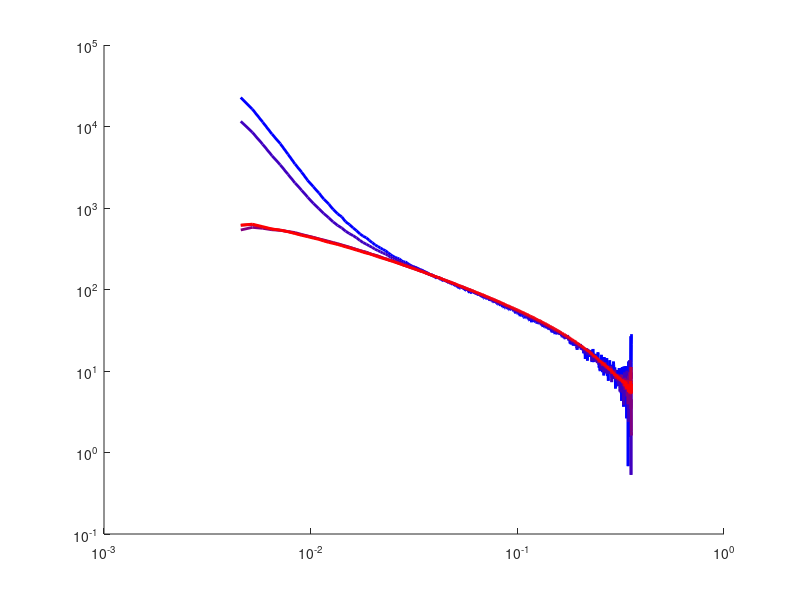

This figure's MATLAB source: (Note: this script raises an error after producing the figure.)
clear;
% 
% %%%%%%%%% initializing %%%%%%%%%
% addpath('functions')
% addpath(genpath('chainstats'))
% addpath('mkfigures')
% addpath('misc')
% 
% %%%%%%%%% inputs %%%%%%%%%
% % In the following inputs, Kuhn step b = 2*lp
% 
% figure;hold
% PHIPV = [1, 2, 3]*1e-1;
% 
% % Number of Kuhn steps per polymer
% N = 1;
% 
% % Flory-Huggins parameter between polymer and solvent
% CHI = .5/N/PHIP;
% 
% cnt = 1;
% for PHIP = PHIPV;
% col = (cnt-1)/(length(PHIPV)-1);
% % % Mole fraction of polymers
% % PHIP = 1e-10;
% 
% % Wavevector (q) in units of Kuhn steps, i.e. K = b*q
% KV = logspace(-1, 5, 101);
% 
% %%%%%%%%% calculate structure factor %%%%%%%%%
% S = scatter_homopoly(N, KV, CHI, PHIP);
% 
% %%%%%%%%% make a plot %%%%%%%%%
% 
% loglog(KV, S/PHIP,'color', [col 0 1-col]);
% 
% cnt = cnt+1;
% end
% 
% xlabel('bq');ylabel('S(q)')
% set(gca,'xscale','log');set(gca,'yscale','log');
% 
% 
% 
% 
% 
% 
% 
% 
% 
% %%% example of varying polymer concentration %%%
% clear;
% N = 5;
% KV = logspace(-1, 2, 101);
% CHI = 0;
% 
% PHIPV = [0.01,0.02,0.05,0.10];
% figure;hold
% for ii = 1:length(PHIPV)
%     COL = (ii-1)/(length(PHIPV)-1);
%     
%     PHIP = PHIPV(ii)
%     S = scatter_homopoly(N, KV, CHI, PHIP);
%     
%     plot(KV, S/PHIP, 'color', [COL 0 1-COL])
% end
% plotlog(1e1, 5e-1, -1, 1)  % add power law
% xlabel('bq');ylabel('S(q)/\phi_P')
% set(gca,'xscale','log');set(gca,'yscale','log');


clear;
file = load('data/Scattering Data v2.mat');
s = file.rawData;
sl = file.rawDataLabels;

s2 = file.rawData2;
sl2 = file.rawData2Labels;


for ii = 1:length(sl)
    disp(strcat(num2str(ii), ' -> ', sl{ii}))
end

for ii = 1:length(sl2)
    disp(strcat(num2str(ii), ' -> ', sl2{ii}))
end






%%%%%%%%%% SAMPLE 1 %%%%%%%%%%%
inds = [19, 22, 1, 7, 10];
conc = [1, 2, 4, 7, 11];
s0 = 6e2;
L = 300;
lp = 300*5/10; % unit in Angstrom
N=L/(2*lp);

figure;hold;cnt = 1;
for ind = inds
    col = (cnt-1)/(length(inds)-1);
    plot(s(:,ind), s(:,ind+1)/conc(cnt), ...
        'color', [col 0 1-col],'linewidth',2);
    cnt = cnt+1;
end
set(gca,'xscale','log');set(gca,'yscale','log')

PHIPV = 8e-2*[conc];
PHIPV = 8e-2*[1,1];
KV = logspace(-1, 3, 101);
cnt = 1;
for PHIP = PHIPV
    col = (cnt-1)/(length(inds)-1);
    CHI=0/PHIP/N;

    S = scatter_homopoly(N, KV, CHI, PHIP);
    plot(KV/(2*lp),S/PHIP*s0/N,'--',...
        'color', [col 0 1-col],'linewidth',2);
    cnt = cnt+1;
end

plotlog(4e-2,2e2,-1,.5)

axis([1e-3,1,1e-1,1e4])
box on
set(gca,'fontsize',20)
xlabel('q(1/A)');ylabel('S(q)')
title('p-xylene')
legend('1mg/mL','2mg/mL','4mg/mL','7mg/mL','11mg/mL', 'location', 'southwest')













%%%%%%%%%% SAMPLE 2 %%%%%%%%%%%

inds = fliplr([1, 4, 7, 10, 13]);
conc = fliplr([11, 7, 4, 2, 1]);
s0 = 3e3;
L = 300;
% lp = 150; % unit in Angstrom
lp = 100; % unit in Angstrom
N=L/(2*lp);

figure;hold;cnt = 1;
for ind = inds
    col = (cnt-1)/(length(inds)-1);
    plot(s(:,ind), s(:,ind+1)/conc(cnt), ...
        'color', [col 0 1-col],'linewidth',2);
    cnt = cnt+1;
end
set(gca,'xscale','log');set(gca,'yscale','log')

PHIPV = 8e-2*[conc];
PHIPV = 8e-2*[1,1];
KV = logspace(-1, 3, 101);
cnt = 1;
for PHIP = PHIPV
    col = (cnt-1)/(length(inds)-1);
    CHI=0/PHIP/N;

    S = scatter_homopoly(N, KV, CHI, PHIP);
    plot(KV/(2*lp),S/PHIP*s0/N,'--',...
        'color', [col 0 1-col],'linewidth',2);
    cnt = cnt+1;
end

plotlog(4e-2,1e3,-1,.5)

axis([1e-3,1,1e-1,1e4])
box on
set(gca,'fontsize',20)
xlabel('q(1/A)');ylabel('S(q)')
title('Tetralin')
legend('1mg/mL','2mg/mL','4mg/mL','7mg/mL','11mg/mL', 'location', 'southwest')
